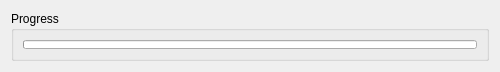
<?xml version="1.0" encoding="UTF-8"?>
<ui version="4.0">
 <class>ImportQueue</class>
 <widget class="QDialog" name="ImportQueue">
  <property name="geometry">
   <rect>
    <x>0</x>
    <y>0</y>
    <width>500</width>
    <height>72</height>
   </rect>
  </property>
  <property name="minimumSize">
   <size>
    <width>500</width>
    <height>70</height>
   </size>
  </property>
  <property name="maximumSize">
   <size>
    <width>500</width>
    <height>72</height>
   </size>
  </property>
  <property name="windowTitle">
   <string>Please Wait...</string>
  </property>
  <property name="modal">
   <bool>true</bool>
  </property>
  <layout class="QVBoxLayout" name="verticalLayout">
   <item>
    <widget class="QGroupBox" name="groupBox">
     <property name="title">
      <string>Progress</string>
     </property>
     <layout class="QVBoxLayout" name="verticalLayout_2">
      <item>
       <widget class="QProgressBar" name="progressBar">
        <property name="value">
         <number>0</number>
        </property>
        <property name="textVisible">
         <bool>false</bool>
        </property>
        <property name="textDirection">
         <enum>QProgressBar::TopToBottom</enum>
        </property>
       </widget>
      </item>
     </layout>
    </widget>
   </item>
  </layout>
 </widget>
 <resources/>
 <connections/>
</ui>
